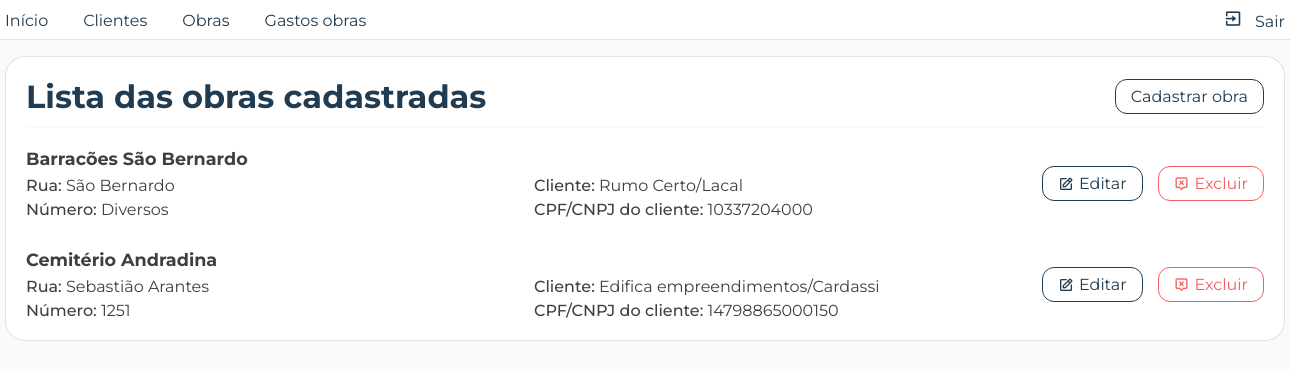
The page /pages/front/listas/lista_obras.php (signed in) on the database its author committed.
### tables this page shows
CREATE TABLE `obras` (
  `id` int(11) NOT NULL,
  `nome` varchar(50) NOT NULL,
  `cpf_cnpj_cliente` varchar(20) NOT NULL,
  `id_cidade` int(11) NOT NULL,
  `rua` varchar(50) NOT NULL,
  `numObra` char(10) NOT NULL
);

CREATE TABLE `clientes` (
  `cpf_cnpj` varchar(20) NOT NULL,
  `nome` varchar(50) NOT NULL,
  `tipo_cliente` char(2) DEFAULT NULL
);

### pages/back/listas/lista_obrasdb.php (called while the page is built)
<?php
   require_once(__DIR__."/../../conexao/connection.php");
   try {
      $query = $conn->prepare("SELECT
                                 O.id,
                                 O.nome AS nomeObra,
                                 O.rua,
                                 O.numObra,
                                 C.cpf_cnpj,
                                 C.nome AS nomeCliente,
                                 Ci.cidade
                               FROM obras O
                               INNER JOIN clientes C
                               ON O.cpf_cnpj_cliente = C.cpf_cnpj
                               INNER JOIN cidades Ci
                               ON O.id_cidade = Ci.id
                               ORDER BY nomeObra ASC");
      $query->execute();
      if($query) {
         $obras = $query->fetchAll(PDO::FETCH_ASSOC);
         return $obras;
      }
   } catch(PDOException $erro) {
      echo $erro;
      echo "Não foi possível recuperar as obras cadastradas";
      exit();
   }
?>

### pages/front/listas/lista_obras.php (the view, shortened to what this page needs)
<?php
   require_once(__DIR__."/../../back/listas/lista_obrasdb.php");
?>
<!DOCTYPE html>
<html lang="pt-br">
<head>
      <link rel="stylesheet" href="<?= BASE_URL; ?>css/reset.css">
      <link rel="stylesheet" href="<?= BASE_URL; ?>css/style.css">
      <link rel="stylesheet" href="<?= BASE_URL; ?>css/listas.css">
</head>
<body>
      <?php require_once(__DIR__."/../menu.php"); ?>
      <div class="container container_lista">
         <div class="row rowTitulo">
            <h1>Lista das obras cadastradas</h1>
            <nav>
               <a href="<?= BASE_URL; ?>pages/front/cadastros/cadastrar_obras.php" class="btn nav">Cadastrar obra</a>
            </nav>
         </div>
         <div class="row lista">
            <?php
               foreach($obras as $linha) {
            ?>
               <div class="card">
                  <div class="particao_info">
                     <div class="row">
                        <h2 class="titulo_card_lista"><?= $linha['nomeObra']; ?></h2>
                     </div>
                     <div class="row">
                        <div class="particao">
                           <p class="texto_card_lista"><span class="bold">Rua:</span> <?= $linha['rua']; ?></p>
                           <p class="texto_card_lista"><span class="bold">Número:</span> <?= $linha['numObra']; ?></p>
                        </div>
                        <div class="particao">
                           <p class="texto_card_lista"><span class="bold">Cliente:</span> <?= $linha['nomeCliente']; ?></p>
                           <p class="texto_card_lista endereco_obra"><span class="bold">CPF/CNPJ do cliente:</span> <?= $linha['cpf_cnpj']; ?></p>
                        </div>
                     </div>
                  </div>
                  <div class="particao_btns_acao">
                     <a href="<?= BASE_URL; ?>pages/front/edits/editar_obra.php?id=<?= $linha['id']; ?>" class="btn editar">
                        <i class='bx bx-edit'></i>
                        Editar
                     </a>
                     <a
                        href="<?= BASE_URL; ?>pages/back/excluir/excluir_obradb.php?id=<?= $linha['id']; ?>"
                        class="btn excluir"
                        onclick="confirmarExclusao(event, '<?= $linha['nomeObra']; ?>')">
                        <i class='bx bx-message-alt-x'></i>
                        Excluir
                     </a>
                  </div>
               </div>
            <?php
               }
            ?>
         </div>
      </div>
</body>
</html>

### pages/front/menu.php (shortened to what this page needs)
<head>
   <link rel="stylesheet" href="<?= BASE_URL; ?>css/menu.css">
   <link href='https://unpkg.com/boxicons@2.1.4/css/boxicons.min.css' rel='stylesheet'>
</head>
<header>
   <div class="container">
      <nav>
         <ul>
            <li class="btnMenu"><a href="<?= BASE_URL; ?>?nomePag=Inicio">Início</a></li>
            <li class="btnMenu"><a href="<?= BASE_URL; ?>pages/front/listas/lista_clientes.php?nomePag=Clientes">Clientes</a></li>
            <li class="btnMenu"><a href="<?= BASE_URL; ?>pages/front/listas/lista_obras.php?nomePag=Obras">Obras</a></li>
            <li class="btnMenu"><a href="<?= BASE_URL; ?>pages/front/listas/lista_gastos_obras.php?nomePag=Gastos obras">Gastos obras</a></li>
         </ul>
         <ul>
            <li class="btnMenu btnSair"><a href="<?= BASE_URL; ?>pages/back/exit.php"><i class='bx bx-exit'></i> Sair</a></li>
         </ul>
      </nav>
   </div>
</header>

### css/style.css (style rules this page uses)
body { width: 100%; height: 100vh; padding-top: 7vh; background-color: var(--gelo); }
.container { width: 1280px; margin: 0 auto; }
.row { width: 100%; }
a.btn { width: fit-content; height: 35px; border-radius: 12px; display: block; padding: 0 15px; place-content: center; text-decoration: none; display: flex; gap: 5px; align-items: center; color: var(--gelo); font-size: 1rem; transition: all var(--trans02) ease; }
.bold { font-weight: 500; }

### css/variaveis.css (style rules this page uses)
:root { --cor-texto: rgba(26, 26, 26, 0.84); --cinza: rgba(26, 26, 26, 0.7); --cinza-claro: rgba(37, 37, 37, 0.438); --borda-card: rgba(37, 37, 37, 0.130); --realce: #213C51; --realce02: #173044; --gelo: #fafafa; --branco: #fff; --vermelho: #f16060; --vermelho02: #cc4545; --verde: #75B06F; --trans02: .2s; --trans04: .4s; }

### rows shown on the page
obras: nome "Barracões São Bernardo", rua "São Bernardo", numObra "Diversos", clientes.nome "Rumo Certo/Lacal", clientes.cpf_cnpj "10337204000"
obras: nome "Cemitério Andradina", rua "Sebastião Arantes", numObra "1251", clientes.nome "Edifica empreendimentos/Cardassi", clientes.cpf_cnpj "14798865000150"
